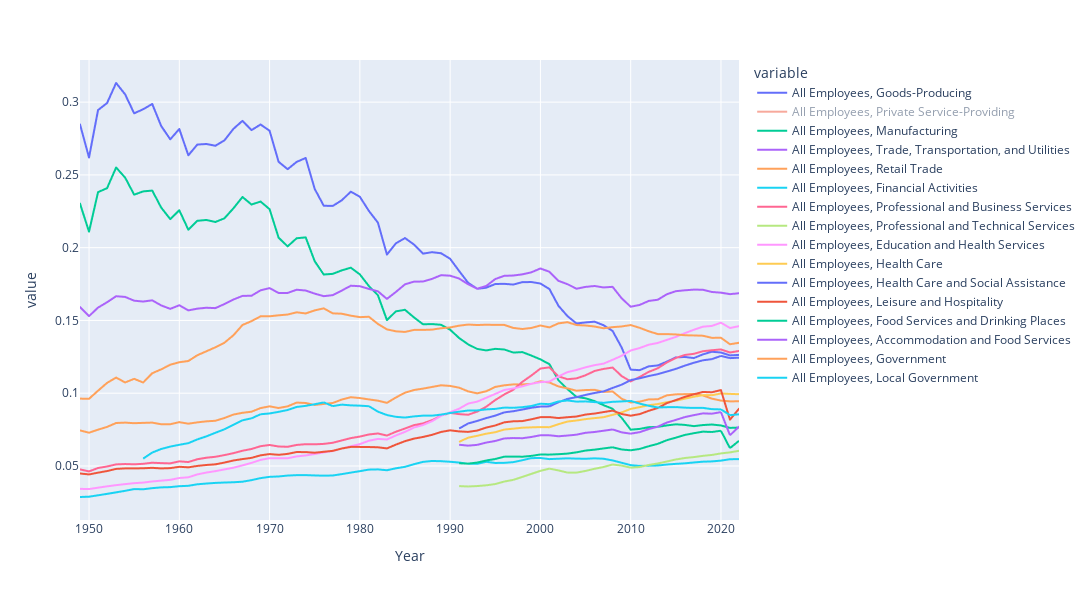

The notebook cell saved with this chart:
### Code cell
plotter(percents, topoccs[3:-1], 'line')
